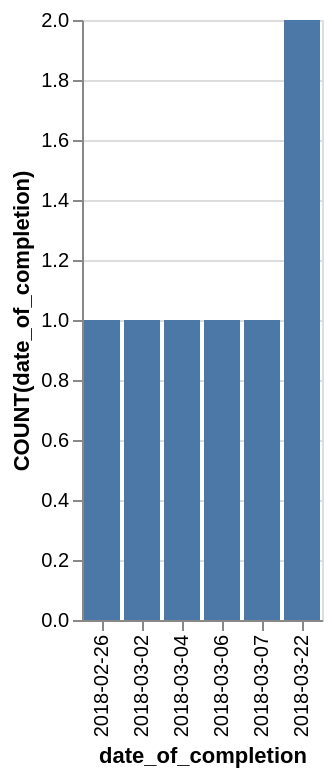

Write the Vega-Lite specification saved for this chart.
### Vega-Lite specification from a JSON file in a GitHub repository (floating-point values rounded to 4 significant figures)
{"data": {"values": [{"x_data": "2018-02-26", "y_data": 1}, {"x_data": "2018-03-02", "y_data": 1}, {"x_data": "2018-03-04", "y_data": 1}, {"x_data": "2018-03-06", "y_data": 1}, {"x_data": "2018-03-07", "y_data": 1}, {"x_data": "2018-03-22", "y_data": 2}]}, "mark": "bar", "encoding": {"x": {"field": "x_data", "type": "nominal", "title": "date_of_completion", "sort": "ascending"}, "y": {"field": "y_data", "type": "quantitative", "title": "COUNT(date_of_completion)"}}}
